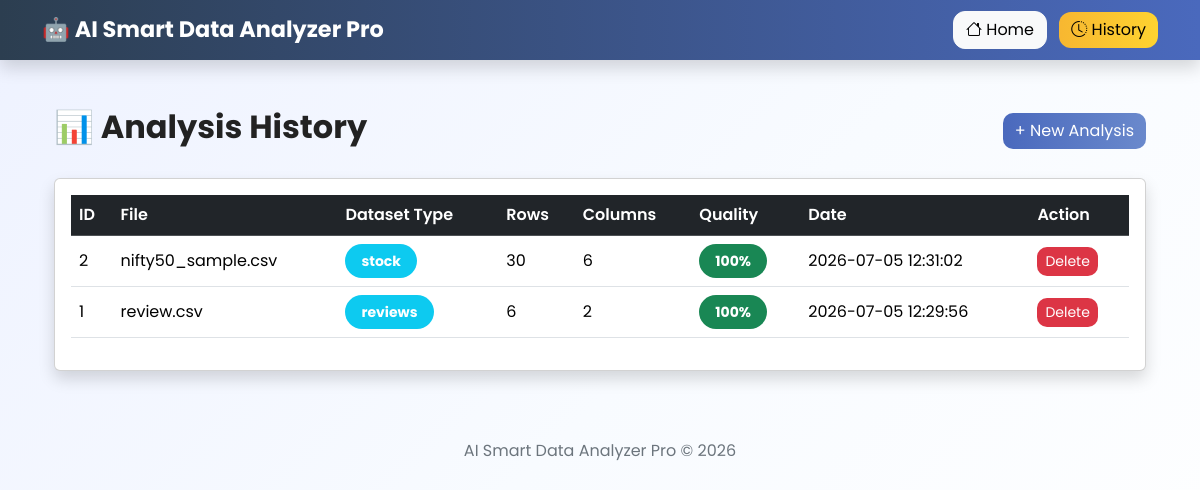
The app's page /history with its own data.
### tables this page shows
CREATE TABLE analysis_history (

            id INTEGER PRIMARY KEY AUTOINCREMENT,

            filename TEXT,

            dataset_type TEXT,

            rows INTEGER,

            columns INTEGER,

            quality_score INTEGER,

            ai_summary TEXT,

            created_at TEXT

        );

### app.py (the view)
@app.route("/history")
def history():
    history = get_history()
    return render_template(
        "history.html",
        history=history
    )

### database.py (called while the page is built)
def get_history():
    conn = sqlite3.connect(DB_PATH)
    conn.row_factory = sqlite3.Row
    cursor = conn.cursor()
    cursor.execute("""

        SELECT * FROM analysis_history

        ORDER BY id DESC

    """)
    rows = cursor.fetchall()
    conn.close()
    return [dict(row) for row in rows]

### templates/history.html
{% extends "layout.html" %}
{% block content %}
<div class="container">
    <div class="d-flex justify-content-between align-items-center mb-4">
        <h2 class="fw-bold">
            📊 Analysis History
        </h2>
        <a href="/" class="btn btn-primary">
            + New Analysis
        </a>
    </div>
    {% if history %}
    <div class="card shadow">
        <div class="card-body">
            <div class="table-responsive">
                <table class="table table-hover align-middle">
                    <thead class="table-dark">
                        <tr>
                            <th>ID</th>
                            <th>File</th>
                            <th>Dataset Type</th>
                            <th>Rows</th>
                            <th>Columns</th>
                            <th>Quality</th>
                            <th>Date</th>
                            <th>Action</th>
                        </tr>
                    </thead>
                    <tbody>
                        {% for row in history %}
                        <tr>
                            <td>{{ row.id }}</td>
                            <td>{{ row.filename }}</td>
                            <td>
                                <span class="badge bg-info">
                                    {{ row.dataset_type }}
                                </span>
                            </td>
                            <td>{{ row.rows }}</td>
                            <td>{{ row.columns }}</td>
                            <td>
                                <span class="badge bg-success">
                                    {{ row.quality_score }}%
                                </span>
                            </td>
                            <td>{{ row.created_at }}</td>
                            <td>
                                <a href="/delete/{{ row.id }}"
                                   class="btn btn-sm btn-danger">
                                    Delete
                                </a>
                            </td>
                        </tr>
                        {% endfor %}
                    </tbody>
                </table>
            </div>
        </div>
    </div>
    {% else %}
    <div class="alert alert-info">
        No analysis history found.
    </div>
    {% endif %}
</div>
{% endblock %}

### static/css/style.css (style rules this page uses)
* { margin:0; padding:0; box-sizing:border-box; }
body { font-family:'Poppins',sans-serif; background:#f4f7fb; color:#222; min-height:100vh; }
.btn { border-radius:10px; transition:.3s; }
.card, .dashboard-card, .stat-card { transition:all .35s ease; }
.btn-primary { background:linear-gradient(90deg,#4a69bd,#6a89cc); border:none; }
.btn-danger { border:none; }
.table { background:white; }
.table th { font-weight:600; }
.badge { padding:10px 16px; font-size:14px; border-radius:30px; }
.fade-up { animation:fadeUp .8s ease; }
body { background:linear-gradient( 135deg, #eef2ff, #f8fbff, #ffffff ); background-attachment:fixed; }

### records on screen
analysis_history: id "2", filename "nifty50_sample.csv", dataset_type "stock", rows "30", columns "6", quality_score "100", created_at "2026-07-05 12:31:02"
analysis_history: id "1", filename "review.csv", dataset_type "reviews", rows "6", columns "2", quality_score "100", created_at "2026-07-05 12:29:56"
